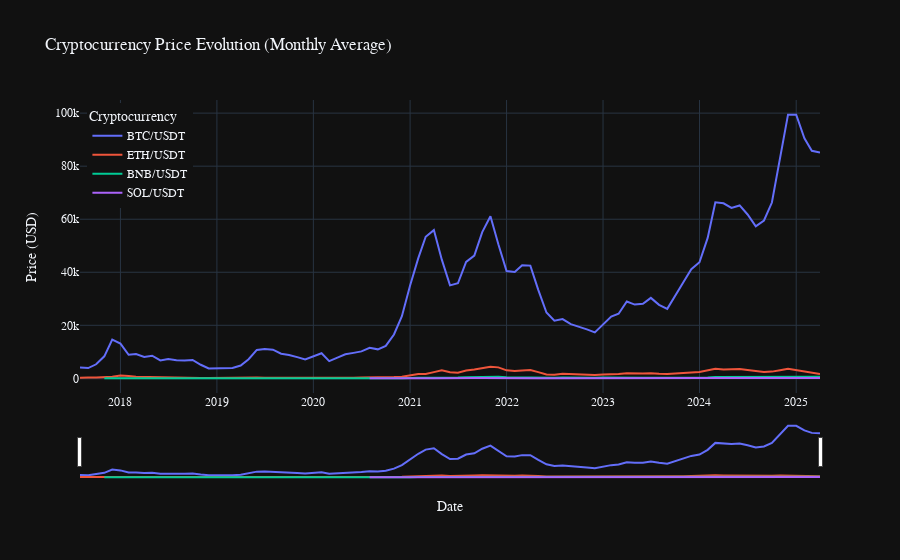

Notebook source saved alongside this figure:
### Code cell
#%% Creating Interactive Price Growth Graph

# Convert Period to datetime for plotting
crypto_monthly_avg['timestamp'] = crypto_monthly_avg['timestamp'].astype(str).apply(lambda x: pd.to_datetime(x))

# Create the figure
fig = px.line(
    crypto_monthly_avg,
    x='timestamp',
    y='average_price',
    color='symbols',
    title='Cryptocurrency Price Growth (Monthly Average)',
    labels={
        'timestamp': 'Date',
        'average_price': 'Price (USD)',
        'symbols': 'Cryptocurrency'
    }
)

# Customize the layout
fig.update_layout(
    template='plotly_dark',
    hovermode='x unified',
    font_family="IBM Plex Sans",
    legend=dict(
        yanchor="top",
        y=0.99,
        xanchor="left",
        x=0.01
    ),
    xaxis_title="Date",
    yaxis_title="Price (USD)",
)

# Add range slider
fig.update_xaxes(rangeslider_visible=True)

# Show the plot
fig.show()
